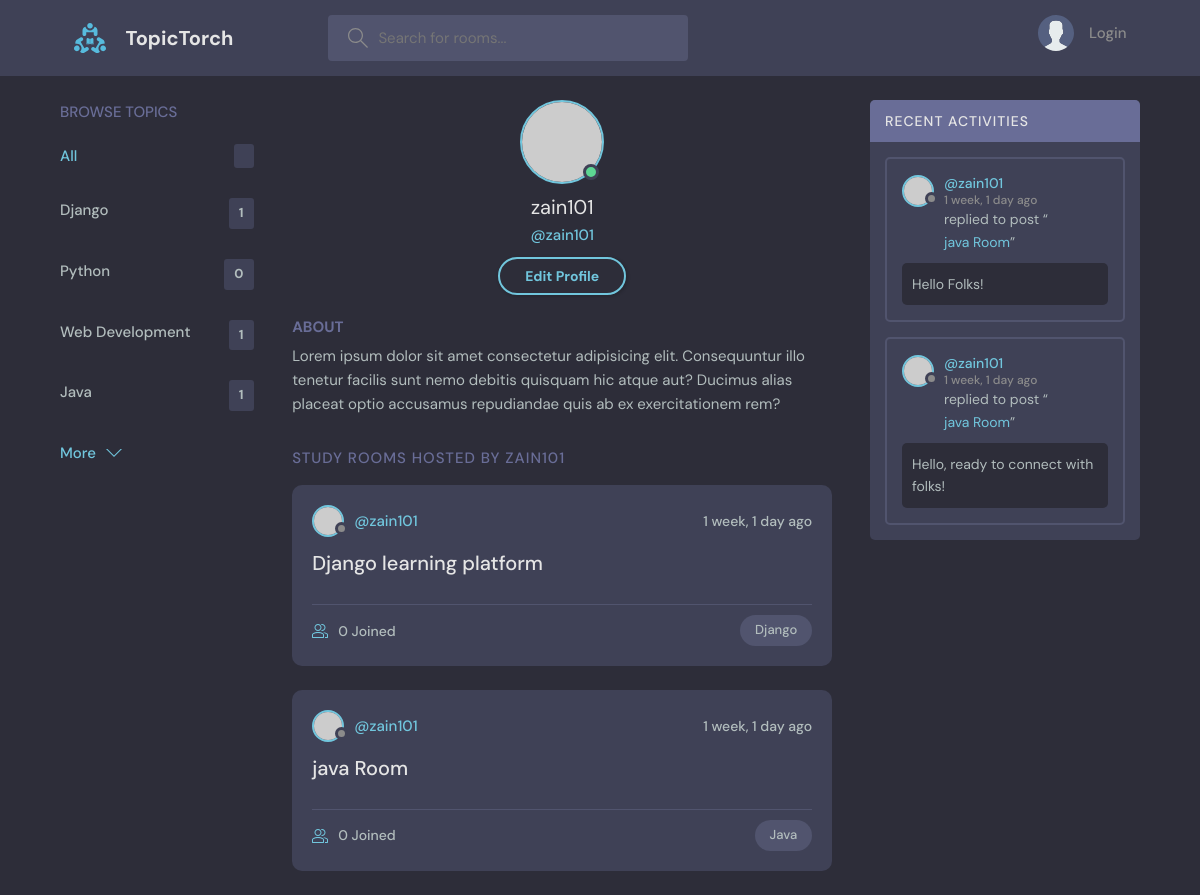
Before: /user-profile/1/ with the older database file.
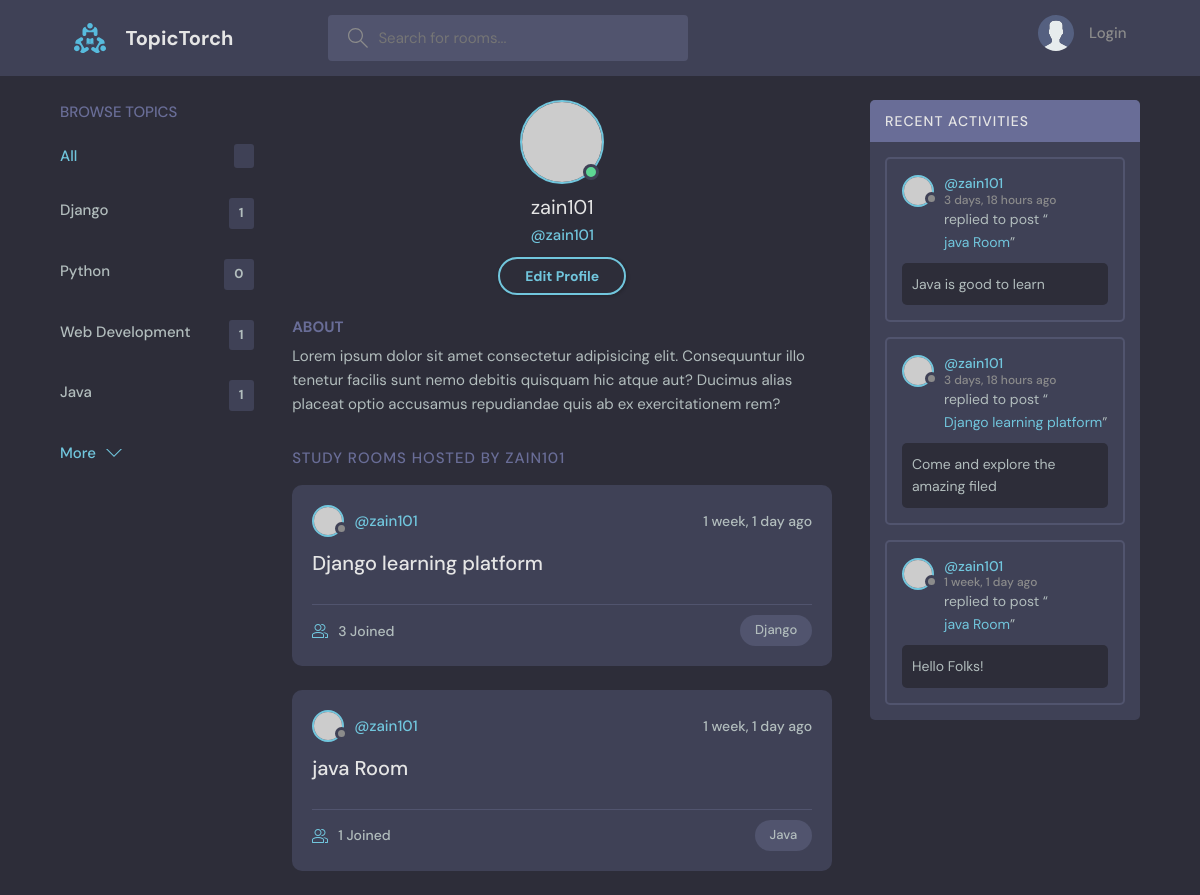
After: the same page with the newer database file.
### base/models.py (models this page shows, shortened)
class Topic(models.Model):
    name = models.CharField(max_length=200)

class Room(models.Model):
    host = models.ForeignKey(User, on_delete=models.SET_NULL, null=True)
    members = models.ManyToManyField(User, related_name='members', blank=True)
    topic = models.ForeignKey(Topic, on_delete=models.SET_NULL, null=True)
    name = models.CharField(max_length=200)
    desc = models.TextField(null=True, blank=True)
    updated = models.DateTimeField(auto_now=True)
    created = models.DateTimeField(auto_now_add=True)
    class Meta:      # for maintaining the order
        ordering = ['-updated', '-created']
    def __str__(self):
        return self.name

class Message(models.Model):
    user = models.ForeignKey(User, on_delete=models.CASCADE)
    room = models.ForeignKey(Room, on_delete=models.CASCADE)
    body = models.TextField()
    updated = models.DateTimeField(auto_now=True)
    created = models.DateTimeField(auto_now_add=True)
    class Meta:      # for maintaining the order
        ordering = ['-updated', '-created']

### base/views.py (the view)
# urls.py: path('user-profile/<str:pk>/', views.userProfile, name='user-profile'),
def userProfile(request, pk):
    user = User.objects.get(id=pk)
    rooms = user.room_set.all()
    room_messages = user.message_set.all()
    topics = Topic.objects.all()
    context = {'user': user, 'rooms': rooms, 'room_messages': room_messages, 'topics': topics}
    return render(request, 'base/userProfile.html', context)

### base/templates/base/userProfile.html
{% extends 'main.html' %}
{% block content %}
<main class="profile-page layout layout--3">
    <div class="container">
      {% include 'base/topics_components.html' %}
      <div class="roomList">
        <div class="profile">
          <div class="profile__avatar">
            <div class="avatar avatar--large active">
              <img src="https://randomuser.me/api/portraits/men/11.jpg" />
            </div>
          </div>
          <div class="profile__info">
            <h3>{{user.username}}</h3>
            <p>@{{user.username}}</p>
            <a href="edit-user.html" class="btn btn--main btn--pill">Edit Profile</a>
          </div>
          <div class="profile__about">
            <h3>About</h3>
            <p>
              Lorem ipsum dolor sit amet consectetur adipisicing elit. Consequuntur illo tenetur
              facilis sunt nemo debitis quisquam hic atque aut? Ducimus alias placeat optio
              accusamus repudiandae quis ab ex exercitationem rem?
            </p>
          </div>
        </div>
        <div class="roomList__header">
          <div>
            <h2>Study Rooms Hosted by {{user.username}}</a>
            </h2>
          </div>
        </div>
        {% include 'base/feed_components.html' %}
      </div>
      {% include 'base/activity_components.html' %}
    </div>
  </main>
  {% endblock content %}

### base/templates/base/topics_components.html
<div class="topics">
   <div class="topics__header">
      <h2>Browse Topics</h2>
   </div>
   <ul class="topics__list">
      <li>
         <a href="{% url 'home' %}" class="active">All <span>{{rooms_count}}</span></a>
      </li>
      {% for topic in topics %}
      <li>
         <a href="{% url 'home' %}?query={{topic.name}}">{{topic.name}} <span>{{topic.room_set.all.count}}</span></a>
      </li>
      {% endfor %}
   </ul>
   <a class="btn btn--link" href="topics.html">
      More
      <svg version="1.1" xmlns="http://www.w3.org/2000/svg" width="32" height="32" viewBox="0 0 32 32">
         <title>chevron-down</title>
         <path d="M16 21l-13-13h-3l16 16 16-16h-3l-13 13z"></path>
      </svg>
   </a>
</div>

### base/templates/base/feed_components.html (shortened to what this page needs)
{% for room in rooms %}
<div class="roomListRoom">
   <div class="roomListRoom__header">
      <a href="{% url 'user-profile' room.host.id %}" class="roomListRoom__author">
         <div class="avatar avatar--small">
            <img src="https://randomuser.me/api/portraits/women/11.jpg" />
         </div>
         <span>@{{room.host.username}}</span>
      </a>
      <div class="roomListRoom__actions">
         <span>{{room.created|timesince}} ago</span>
      </div>
   </div>
   <div class="roomListRoom__content">
      <a href="{% url 'room' room.id %}">{{room.name}}</a>
   </div>
   <div class="roomListRoom__meta">
      <a href="{% url 'room' room.id %}" class="roomListRoom__joined">
         {{room.members.all.count}} Joined
      </a>
      <p class="roomListRoom__topic">{{room.topic.name}}</p>
   </div>
</div>
{% endfor %}

### base/templates/base/activity_components.html (shortened to what this page needs)
<div class="activities">
   <div class="activities__header">
      <h2>Recent Activities</h2>
   </div>
   {% for message in room_messages %}
   <div class="activities__box">
      <div class="activities__boxHeader roomListRoom__header">
         <a href="{% url 'user-profile' message.user.id %}" class="roomListRoom__author">
            <div class="avatar avatar--small">
               <img src="https://randomuser.me/api/portraits/women/11.jpg" />
            </div>
            <p>
               @{{message.user}}
               <span>{{message.created|timesince}} ago</span>
            </p>
         </a>
      </div>
      <div class="activities__boxContent">
         <p>replied to post “<a href="{% url 'room' message.room.id %}">{{message.room}}</a>”</p>
         <div class="activities__boxRoomContent">
            {{message.body}}
         </div>
      </div>
   </div>
   {% endfor %}
</div>

Changed rows visible on the page:
removed Message: user "zain101", created "1 week, 1 day", room "java Room", body "Hello, ready to connect with folks!"
changed Room "Django learning platform": members.all.count "0" → "3"
computed for Room "java Room": members.all.count "0" → "1"
added Message: user "zain101", created "3 days, 18 hours", room "java Room", body "Java is good to learn"
added Message: user "zain101", created "3 days, 18 hours", room "Django learning platform", body "Come and explore the amazing filed"
